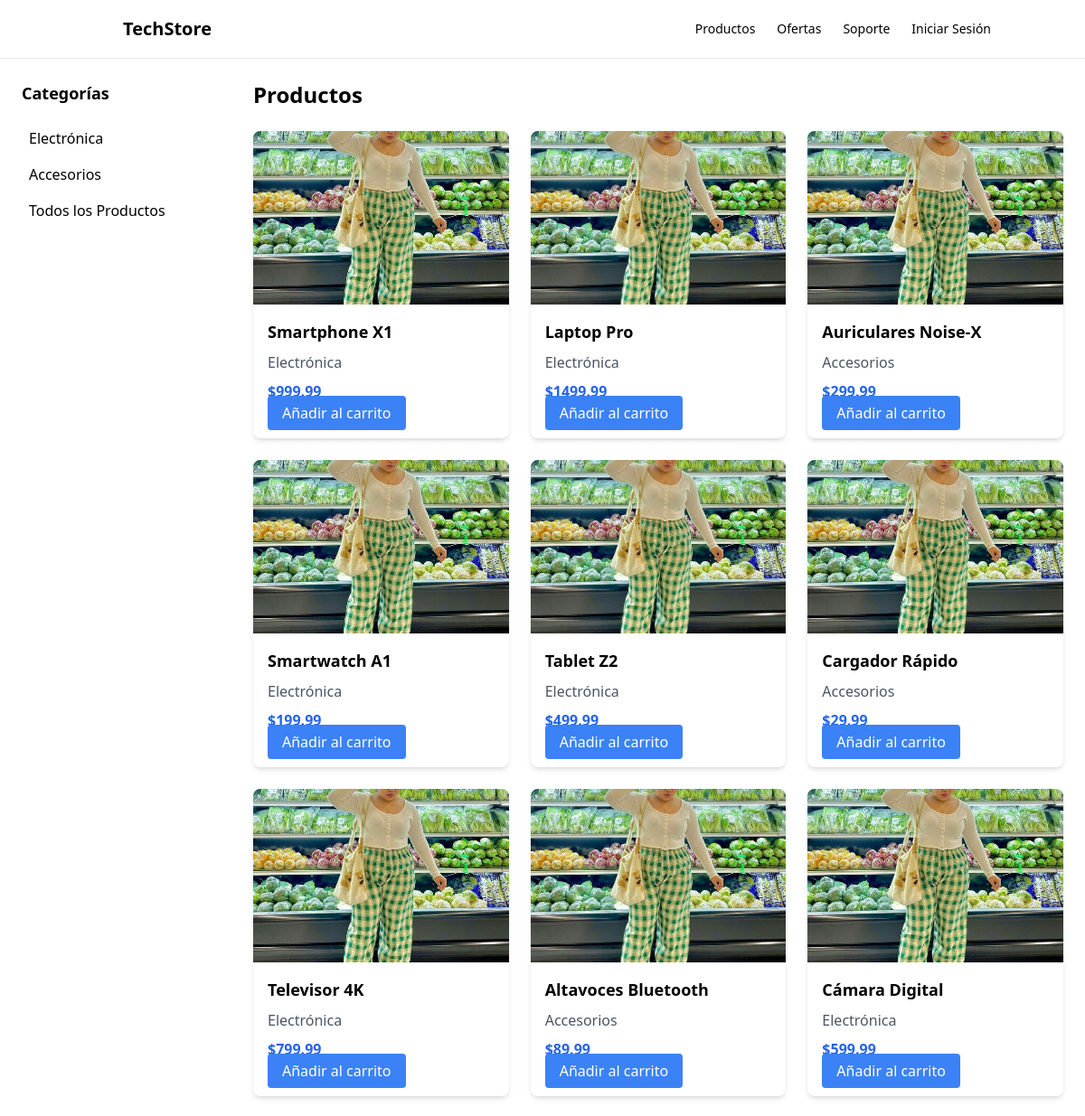
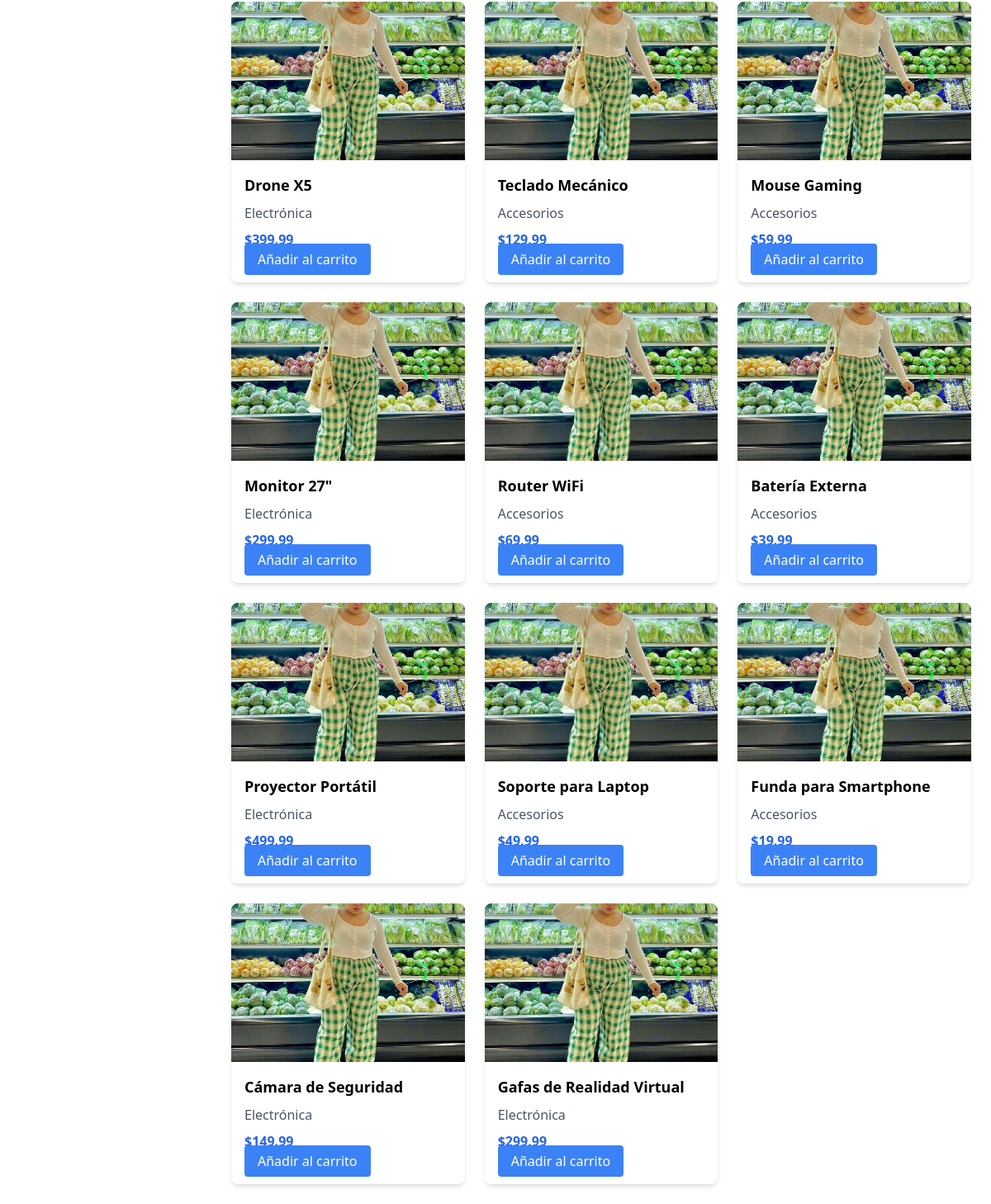
Screenshot of /catalogo/ with the database file from the repository (2 pictures, top to bottom).
### catalogo_app/models.py (models this page shows, shortened)
class Category(models.Model):
    nombre = models.CharField(max_length=100)
    descripcion = models.TextField(blank=True)
    def __str__(self):
        return self.nombre

class Product(models.Model):
    nombre = models.CharField(max_length=200)
    descripcion = models.TextField()
    precio = models.DecimalField(max_digits=10, decimal_places=2)
    stock = models.PositiveIntegerField()
    categoria = models.ForeignKey(Category, on_delete=models.CASCADE)
    imagen = models.ImageField(upload_to='products/', blank=True, null=True)

### catalogo_app/views.py (the view)
# urls.py: path('', views.catalogo_view, name='catalogo'),
def catalogo_view(request):
    productos = Product.objects.all()
    categorias = Category.objects.all()
    return render(request, 'catalogo_app/catalogo.html', {'productos': productos, 'categorias' : categorias})

### catalogo_app/templates/catalogo_app/catalogo.html (shortened to what this page needs)
{% load static %}
<!DOCTYPE html>
<html lang="es">
  <head>
    <script src="https://cdn.tailwindcss.com"></script>
  </head>
  <body>
    {% include 'nav.html' %}
    <div class="flex">
      <aside class="hidden md:block w-64 bg-white p-6">
        <h2 class="font-bold text-lg mb-4">Categorías</h2>
        <ul>
          {% for categoria in categorias %}
          <li class="cursor-pointer p-2 hover:bg-gray-100">
            <a href="{% url 'productCat' categoria.id %}"
              >{{ categoria.nombre }}</a
            >
          </li>
          {% endfor %}
          <li class="cursor-pointer p-2 hover:bg-gray-100">
            <a href="{% url 'catalogo' %}">Todos los Productos</a>
          </li>
        </ul>
      </aside>
      <main class="flex-1 p-6">
        <h2 class="text-2xl font-bold mb-6">Productos</h2>
        <div class="grid grid-cols-1 sm:grid-cols-2 lg:grid-cols-3 gap-6">
          {% for producto in productos %}
          <div class="bg-white rounded-lg shadow-md overflow-hidden">
            <img
              src="/static/images/imgprueba.jpg"
              alt="imagen prueba"
              class="w-full h-48 object-cover"
            />
            <div class="p-4">
              <h3 class="font-bold text-lg mb-2">{{ producto.nombre }}</h3>
              <p class="text-gray-600">{{ producto.categoria }}</p>
              <p class="text-blue-600 font-bold mt-2">${{ producto.precio }}</p>
              <a
                href="{% url 'agregar_al_carrito' producto.id %}"
                class="bg-blue-500 text-white px-4 py-2 rounded hover:bg-blue-600 text-center"
              >
                Añadir al carrito
              </a>
            </div>
          </div>
          {% endfor %}
        </div>
      </main>
    </div>
  </body>
</html>

### rows the page displays
Category: nombre "Electrónica"
Category: nombre "Accesorios"
Product: nombre "Smartphone X1", categoria "Electrónica", precio "999.99"
Product: nombre "Laptop Pro", categoria "Electrónica", precio "1499.99"
Product: nombre "Auriculares Noise-X", categoria "Accesorios", precio "299.99"
Product: nombre "Smartwatch A1", categoria "Electrónica", precio "199.99"
Product: nombre "Tablet Z2", categoria "Electrónica", precio "499.99"
Product: nombre "Cargador Rápido", categoria "Accesorios", precio "29.99"
Product: nombre "Televisor 4K", categoria "Electrónica", precio "799.99"
Product: nombre "Altavoces Bluetooth", categoria "Accesorios", precio "89.99"
Product: nombre "Cámara Digital", categoria "Electrónica", precio "599.99"
Product: nombre "Drone X5", categoria "Electrónica", precio "399.99"
Product: nombre "Teclado Mecánico", categoria "Accesorios", precio "129.99"
Product: nombre "Mouse Gaming", categoria "Accesorios", precio "59.99"
Product: nombre "Monitor 27\"", categoria "Electrónica", precio "299.99"
Product: nombre "Router WiFi", categoria "Accesorios", precio "69.99"
Product: nombre "Batería Externa", categoria "Accesorios", precio "39.99"
Product: nombre "Proyector Portátil", categoria "Electrónica", precio "499.99"
Product: nombre "Soporte para Laptop", categoria "Accesorios", precio "49.99"
Product: nombre "Funda para Smartphone", categoria "Accesorios", precio "19.99"
Product: nombre "Cámara de Seguridad", categoria "Electrónica", precio "149.99"
Product: nombre "Gafas de Realidad Virtual", categoria "Electrónica", precio "299.99"
